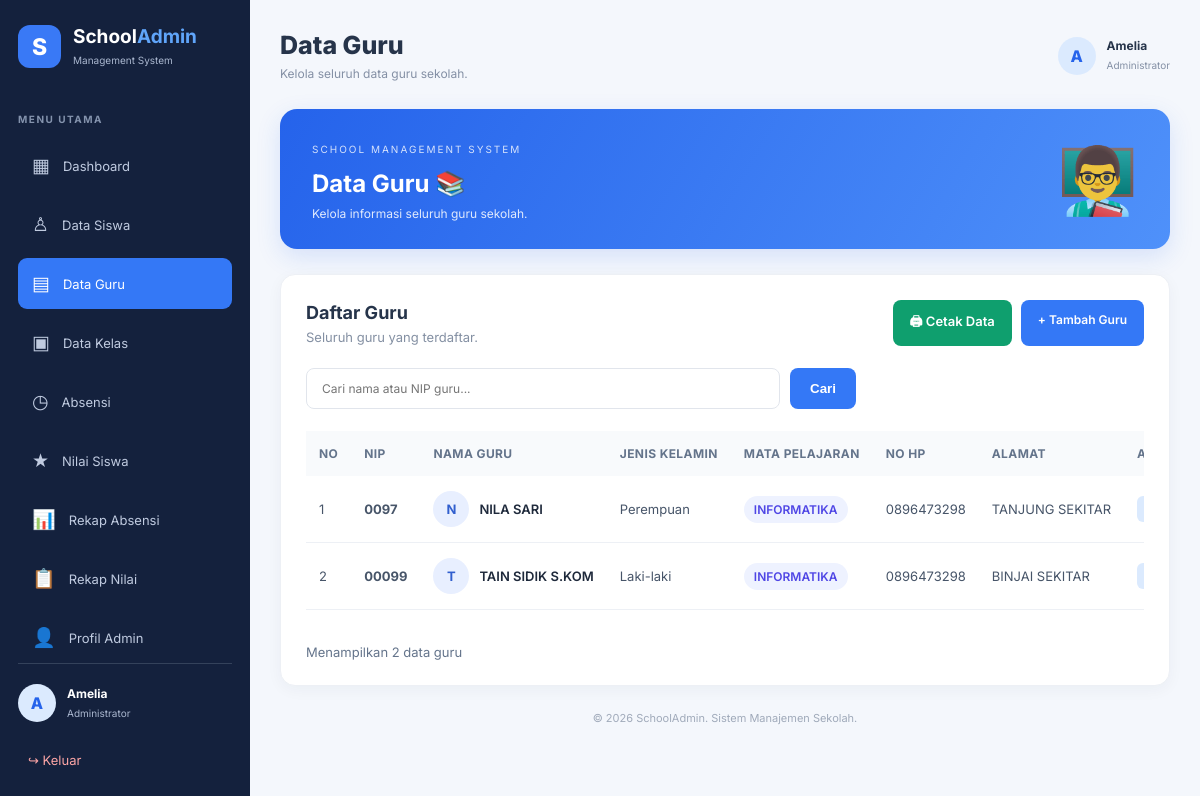
/data_guru.php (signed in), run on the app's committed database.
### tables this page shows
CREATE TABLE `guru` (
  `id` int(11) NOT NULL,
  `nip` varchar(30) NOT NULL,
  `nama` varchar(100) NOT NULL,
  `jenis_kelamin` enum('Laki-laki','Perempuan') NOT NULL,
  `mata_pelajaran` varchar(100) NOT NULL,
  `no_hp` varchar(20) DEFAULT NULL,
  `alamat` text DEFAULT NULL,
  `created_at` timestamp NULL DEFAULT current_timestamp()
);

### data_guru.php (the view, shortened to what this page needs)
<?php
require_once 'config/koneksi.php';
function e($value) {
    return htmlspecialchars($value ?? '', ENT_QUOTES, 'UTF-8');
}
$nama_admin = $_SESSION['nama'] ?? 'Administrator';
$cari = trim($_GET['cari'] ?? '');
$stmt = mysqli_prepare($conn,
    "SELECT * FROM guru
     WHERE nip LIKE ? OR nama LIKE ?
     ORDER BY id DESC"
);
$keyword = "%$cari%";
mysqli_stmt_bind_param($stmt, "ss", $keyword, $keyword);
mysqli_stmt_execute($stmt);
$data = mysqli_stmt_get_result($stmt);
$total_guru = mysqli_num_rows($data);
?>
<!DOCTYPE html>
<html lang="id">
<head>
<link rel="stylesheet" href="assets/style.css">
</head>
<body>
<div class="dashboard">
<aside class="sidebar">
    <div class="brand">
        <div class="brand-icon">S</div>
        <div>
            <h2>School<span>Admin</span></h2>
            <small>Management System</small>
        </div>
    </div>
    <div class="menu-label">MENU UTAMA</div>
    <nav>
        <a href="dashboard.php" class="menu-item">
            <span>▦</span> Dashboard
        </a>
        <a href="data_siswa.php" class="menu-item">
            <span>♙</span> Data Siswa
        </a>
        <a href="data_guru.php" class="menu-item active">
            <span>▤</span> Data Guru
        </a>
        <a href="data_kelas.php" class="menu-item">
            <span>▣</span> Data Kelas
        </a>
        <a href="absensi.php" class="menu-item">
            <span>◷</span> Absensi
        </a>
        <a href="nilai.php" class="menu-item">
            <span>★</span> Nilai Siswa
        </a>
        <a href="rekap_absensi.php" class="menu-item">
            <span>📊</span> Rekap Absensi
        </a>
        <a href="rekap_nilai.php" class="menu-item">
            <span>📋</span> Rekap Nilai
        </a>
        <a href="profil_admin.php" class="menu-item">
            <span>👤</span> Profil Admin
        </a>
    </nav>
    <div class="sidebar-bottom">
        <div class="admin-mini">
            <div class="avatar">A</div>
            <div>
                <strong><?= e($nama_admin) ?></strong>
                <small>Administrator</small>
            </div>
        </div>
        <a href="logout.php" class="logout">↪ Keluar</a>
    </div>
</aside>
<main class="main-content">
    <header class="topbar">
        <div>
            <h1>Data Guru</h1>
            <p>Kelola seluruh data guru sekolah.</p>
        </div>
        <div class="admin-profile">
            <div class="avatar">A</div>
            <div>
                <strong><?= e($nama_admin) ?></strong>
                <small>Administrator</small>
            </div>
        </div>
    </header>
    <section class="welcome">
        <div>
            <span class="welcome-tag">SCHOOL MANAGEMENT SYSTEM</span>
            <h2>Data Guru 📚</h2>
            <p>Kelola informasi seluruh guru sekolah.</p>
        </div>
        <div class="welcome-icon">👨‍🏫</div>
    </section>
    <section class="content-card">
        <div class="section-header">
            <div>
                <h2>Daftar Guru</h2>
                <p>Seluruh guru yang terdaftar.</p>
            </div>
            <div class="header-actions">
                <a href="cetak_guru.php?cari=<?= urlencode($cari) ?>"
                   target="_blank" class="print-btn">
                    🖨 Cetak Data
                </a>
                <a href="tambah_guru.php" class="btn-primary">
                    + Tambah Guru
                </a>
            </div>
        </div>
        <form method="GET" class="search-form">
            <input
                type="text"
                name="cari"
                placeholder="Cari nama atau NIP guru..."
                value="<?= e($cari) ?>"
            >
            <button type="submit">Cari</button>
        </form>
        <div class="table-responsive">
            <table>
                <thead>
                    <tr>
                        <th>No</th>
                        <th>NIP</th>
                        <th>Nama Guru</th>
                        <th>Jenis Kelamin</th>
                        <th>Mata Pelajaran</th>
                        <th>No HP</th>
                        <th>Alamat</th>
                        <th>Aksi</th>
                    </tr>
                </thead>
                <tbody>
                <?php
                $no = 1;
                if ($total_guru > 0):
                    while ($row = mysqli_fetch_assoc($data)):
                ?>
                    <tr>
                        <td><?= $no++ ?></td>
                        <td>
                            <strong><?= e($row['nip']) ?></strong>
                        </td>
                        <td>
                            <div class="student-name">
                                <div class="student-avatar">
                                    <?= e(strtoupper(substr($row['nama'], 0, 1))) ?>
                                </div>
                                <?= e($row['nama']) ?>
                            </div>
                        </td>
                        <td><?= e($row['jenis_kelamin']) ?></td>
                        <td>
                            <span class="class-badge">
                                <?= e($row['mata_pelajaran']) ?>
                            </span>
                        </td>
                        <td><?= e($row['no_hp']) ?></td>
                        <td><?= e($row['alamat']) ?></td>
                        <td>
                            <div class="action-buttons">
                                <a href="edit_guru.php?id=<?= (int)$row['id'] ?>"
                                   class="edit-btn">Edit</a>
                            </div>
                        </td>
                    </tr>
                <?php
                    endwhile;
                endif; ?>
                </tbody>
            </table>
        </div>
        <div class="table-footer">
            Menampilkan <?= $total_guru ?> data guru
        </div>
    </section>
    <footer>
        © <?= date('Y') ?> SchoolAdmin. Sistem Manajemen Sekolah.
    </footer>
</main>
</div>
</body>
</html>

### assets/style.css (style rules this page uses)
* { margin: 0; padding: 0; box-sizing: border-box; }
body { font-family: 'Inter', sans-serif; background: #f4f7fc; color: #26344a; }
a { text-decoration: none; }
.dashboard { display: flex; min-height: 100vh; }
.sidebar { width: 250px; background: #14213d; color: white; padding: 25px 18px; display: flex; flex-direction: column; flex-shrink: 0; }
.brand { display: flex; align-items: center; gap: 12px; margin-bottom: 45px; }
.brand-icon { width: 43px; height: 43px; background: #3979f6; border-radius: 12px; display: grid; place-items: center; font-size: 23px; font-weight: 800; }
.brand h2 { font-size: 19px; }
.brand h2 span { color: #60a5fa; }
.brand small { color: #aab7cf; font-size: 10px; }
.menu-label { font-size: 10px; color: #8493ad; font-weight: 700; letter-spacing: 1.5px; margin-bottom: 15px; }
.sidebar nav { display: flex; flex-direction: column; gap: 8px; }
.menu-item { color: #c0cbe0; padding: 14px; border-radius: 9px; display: flex; gap: 13px; align-items: center; font-size: 13px; transition: .2s; }
.menu-item span { font-size: 19px; }
.menu-item:hover, .menu-item.active { background: #3478f6; color: white; }
.sidebar-bottom { margin-top: auto; }
.admin-mini, .admin-profile { display: flex; align-items: center; gap: 11px; }
.admin-mini { border-top: 1px solid #34425b; padding-top: 20px; }
.avatar { width: 38px; height: 38px; background: #dbeafe; color: #2563eb; border-radius: 50%; display: grid; place-items: center; font-weight: 800; }
.admin-mini strong, .admin-profile strong { display: block; font-size: 12px; }
.admin-mini small { color: #aab7cf; font-size: 10px; }
.logout { display: block; color: #fca5a5; margin-top: 20px; font-size: 13px; padding: 10px; }
.main-content { flex: 1; padding: 30px; min-width: 0; }
.topbar { display: flex; justify-content: space-between; align-items: center; margin-bottom: 28px; }
.topbar h1 { font-size: 25px; font-weight: 800; }
.topbar p { font-size: 12px; color: #8490a5; margin-top: 6px; }
.admin-profile strong { color: #26344a; }
.admin-profile small { font-size: 10px; color: #8490a5; }
.welcome { background: linear-gradient(120deg, #2563eb, #4f91fa); color: white; padding: 28px 32px; border-radius: 17px; display: flex; justify-content: space-between; align-items: center; margin-bottom: 25px; box-shadow: 0 8px 25px #2563eb25; }
.welcome-tag { font-size: 10px; letter-spacing: 2px; opacity: .8; }
.welcome h2 { font-size: 24px; margin: 12px 0 8px; }
.welcome p { font-size: 12px; opacity: .85; }
.welcome-icon { font-size: 65px; opacity: .9; }
.content-card { background: white; border-radius: 15px; padding: 25px; border: 1px solid #edf0f5; box-shadow: 0 4px 15px #1b31500b; }
.section-header { display: flex; justify-content: space-between; align-items: center; margin-bottom: 23px; gap: 12px; }
.section-header h2 { font-size: 18px; }
.section-header p { color: #96a0b0; font-size: 11px; margin-top: 6px; }
.btn-primary { background: #3478f6; color: white; padding: 12px 17px; border-radius: 8px; font-size: 12px; font-weight: 600; transition: .2s; }
.search-form { display: flex; gap: 10px; margin-bottom: 20px; }
.search-form input { flex: 1; min-width: 0; padding: 12px 15px; border: 1px solid #e1e7f0; border-radius: 8px; outline: none; font-family: inherit; font-size: 12px; }
.search-form button { border: none; background: #14213d; color: white; border-radius: 8px; padding: 0 20px; cursor: pointer; }
.table-responsive { overflow-x: auto; }
table { width: 100%; border-collapse: collapse; min-width: 700px; }
thead { background: #f7f9fc; }
th { color: #78869c; font-size: 10px; text-transform: uppercase; letter-spacing: .5px; padding: 15px 12px; text-align: left; }
td { padding: 15px 12px; border-bottom: 1px solid #edf0f5; font-size: 12px; color: #526077; }
.student-name { display: flex; align-items: center; gap: 9px; font-weight: 600; color: #26344a; }
.student-avatar { width: 30px; height: 30px; background: #e6efff; color: #3478f6; border-radius: 50%; display: grid; place-items: center; font-weight: 700; }
.class-badge { background: #eff6ff; color: #2563eb; padding: 6px 9px; border-radius: 6px; font-size: 10px; }
.action-buttons { display: flex; gap: 6px; }
.edit-btn, .delete-btn { padding: 7px 10px; border-radius: 6px; border: none; cursor: pointer; font-size: 10px; }
.edit-btn { background: #dbeafe; color: #2563eb; }
.table-footer { font-size: 11px; color: #94a3b8; margin-top: 17px; }
footer { text-align: center; padding: 25px; color: #a0aaba; font-size: 11px; }

### data on the page
guru: nip "0097", nama "N", nama "NILA SARI", jenis_kelamin "Perempuan", mata_pelajaran "INFORMATIKA", no_hp "0896473298", alamat "TANJUNG SEKITAR"
guru: nip "00099", nama "T", nama "TAIN SIDIK S.KOM", jenis_kelamin "Laki-laki", mata_pelajaran "INFORMATIKA", no_hp "0896473298", alamat "BINJAI SEKITAR"

### other printed values
$nama_admin "Amelia"
$total_guru "2"
